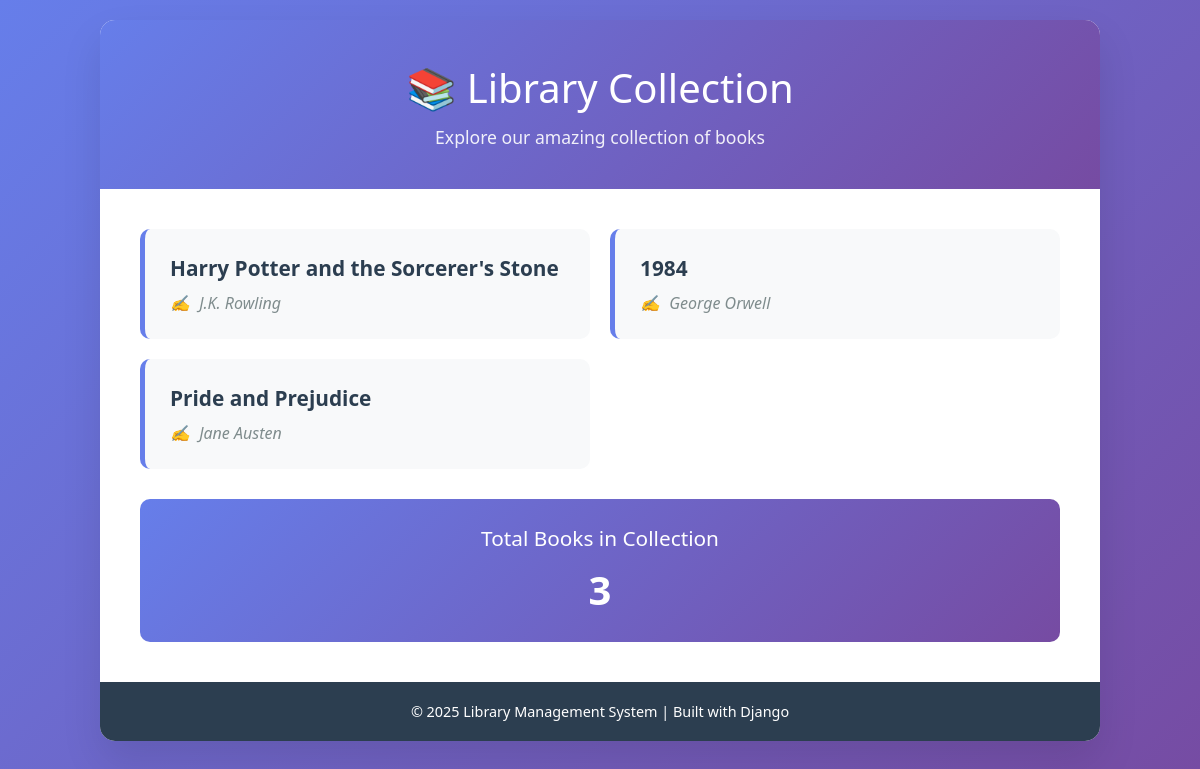
The page /relationship_app/books/ on the database as committed earlier.
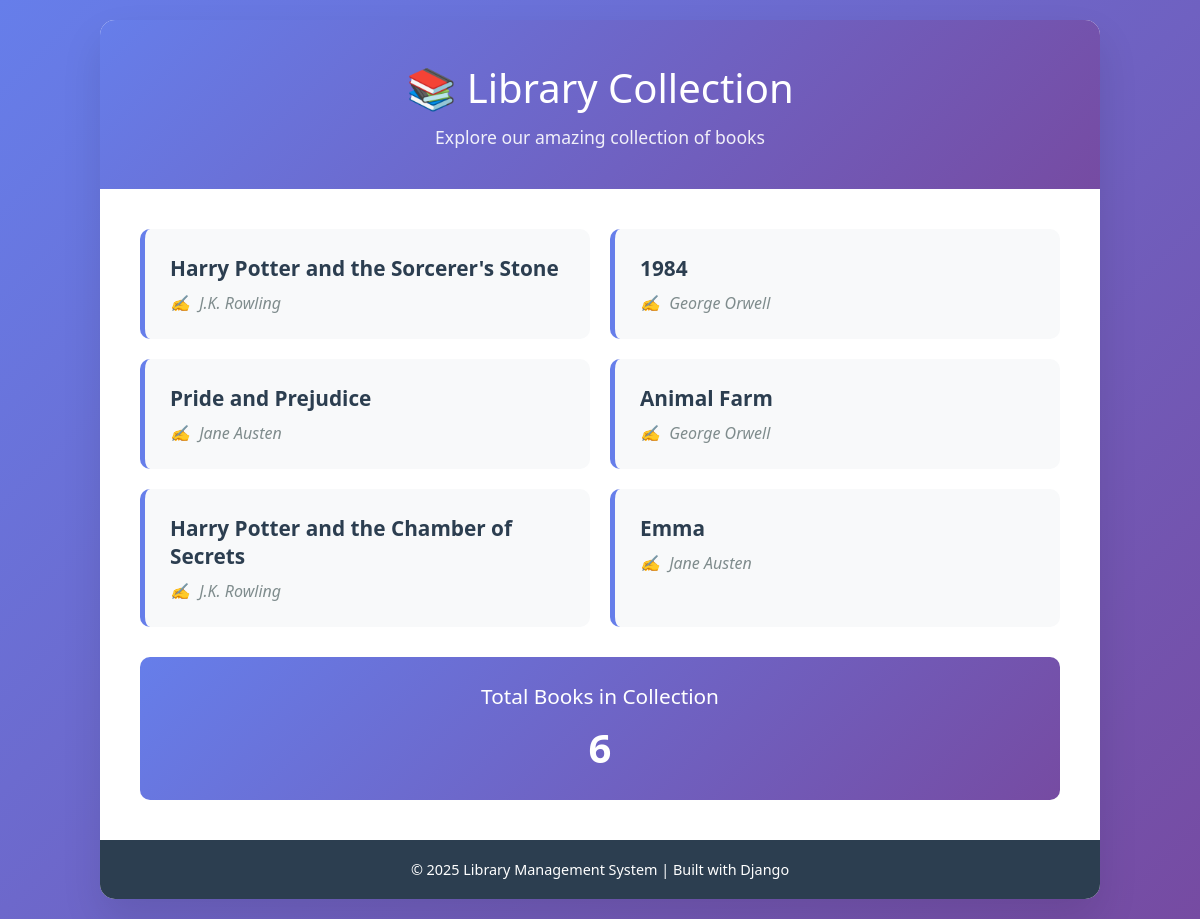
The same page on the database as committed later.
### relationship_app/models.py (models this page shows, shortened)
class Book(models.Model):
    title = models.CharField(max_length=255)
    author = models.ForeignKey(Author, on_delete=models.CASCADE)
    publication_year = models.IntegerField(default=2000)

class Author(models.Model):
    name = models.CharField(max_length=255)

### relationship_app/views.py (the view)
# urls.py: path("books/", list_books, name="list_books"),
def list_books(request):
    books = Book.objects.select_related('author').all()
    context = {'books': books}
    return render(request, 'list_books.html', context)

### relationship_app/templates/list_books.html (shortened to what this page needs)
<!DOCTYPE html>
<html lang="en">
<head>
</head>
<body>
    <div class="container">
        <div class="header">
            <h1>📚 Library Collection</h1>
            <p>Explore our amazing collection of books</p>
        </div>
        <div class="content">
            {% if books %}
                <div class="books-grid">
                    {% for book in books %}
                    <div class="book-card">
                        <div class="book-title">{{ book.title }}</div>
                        <div class="book-author">{{ book.author.name }}</div>
                    </div>
                    {% endfor %}
                </div>
                <div class="stats">
                    <h3>Total Books in Collection</h3>
                    <span class="number">{{ books|length }}</span>
                </div>
            {% else %}
                <div class="no-books">
                    <h3>📖 No Books Available</h3>
                    <p>Our library collection is currently empty.<br>
                    Please add some books through the admin panel to get started!</p>
                </div>
            {% endif %}
        </div>
        <div class="footer">
            <p>&copy; 2025 Library Management System | Built with Django</p>
        </div>
    </div>
</body>
</html>

Rows that differ between the two databases and show on the page:
added Book: title "Animal Farm", author.name "George Orwell"
added Book: title "Harry Potter and the Chamber of Secrets", author.name "J.K. Rowling"
added Book: title "Emma", author.name "Jane Austen"
Other text that changed with them:
{{ books|length }}: "3" → "6"
